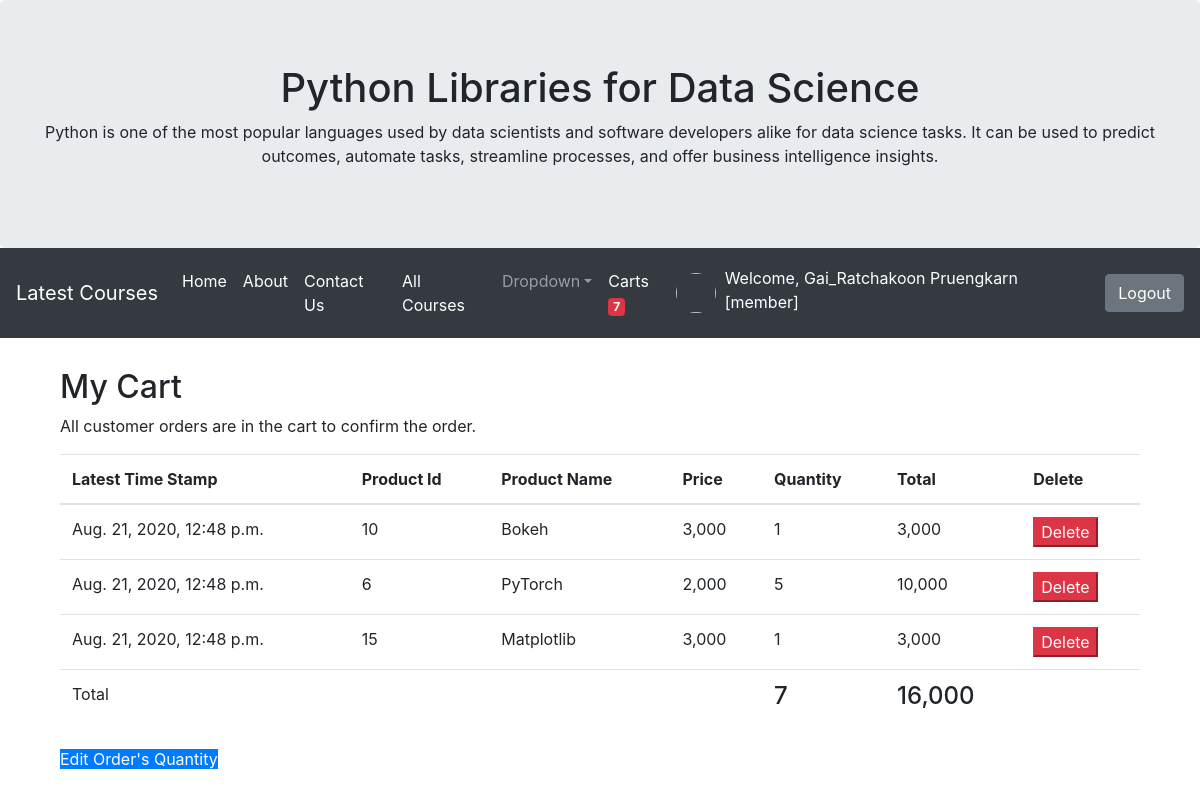
Screenshot of /mycart/ (signed in) with the database file from the repository.
### myapp/models.py (models this page shows, shortened)
class Profile(models.Model):
	user = models.OneToOneField(User,on_delete = models.CASCADE)
	photo = models.ImageField(upload_to="photoprofile", null=True, blank=True,default='default.png')
	usertype = models.CharField(max_length=100,default='member')
	cartquan = models.IntegerField(default=0)

class Cart(models.Model):
	user = models.ForeignKey(User,on_delete=models.CASCADE)
	productid = models.CharField(max_length=100)
	productname = models.CharField(max_length=100)
	price = models.IntegerField()
	quantity = models.IntegerField()
	total = models.IntegerField()
	stamp = models.DateTimeField(auto_now_add=True, blank=True, null=True)

### myapp/views.py (the view, shortened to what this page needs)
# urls.py: path('mycart/', MyCart, name = 'mycart-page'),
def MyCart(request):
	username = request.user.username
	user = User.objects.get(username=username)
	context = {}
	mycart = Cart.objects.filter(user = user)
	count = sum([c.quantity for c in mycart]) #รวมจำนวนสินค้า
	total = sum([c.total for c in mycart]) #รวมราคา
	context['mycart'] = mycart #โยนข้อมูลที่เราถึงมาจากบรรทัดข้างบนเพื่อแนบไปกับ context
	context['count'] = count
	context['total'] = total
	return render(request,'myapp/mycart.html',context)

### myapp/template/myapp/mycart.html (shortened to what this page needs)
{% extends 'myapp/base.html' %}
{% load humanize %}
{% block content %}
	<div class="container">
	  <h2>My Cart</h2>
	  <p>All customer orders are in the cart to confirm the order.</p>
	  <table class="table">
		<thead>
		  <tr>
		  	<th>Latest Time Stamp</th>
			<th>Product Id</th>
			<th>Product Name</th>
			<th>Price</th>
			<th>Quantity</th>
			<th>Total</th>
			<th>Delete</th>
		  </tr>
		</thead>
		<tbody>
		{% for pd in mycart %}
		  <tr>
			<td>{{pd.stamp}}</td>
			<td>{{pd.productid}}</td>
			<td>{{pd.productname}}</td>
			<td>{{pd.price|intcomma}}</td>
			<td>{{pd.quantity}}</td>
			<td>{{pd.total|intcomma}}</td>
			<form method="POST" id="form{{pd.productid}}" onsubmit="return confirm('Confirm Delete!!')">
				<td><button type="submit" form="form{{pd.productid}}" class="bth btn-danger">Delete</button></td>
			</form>
		  </tr>
		 {% endfor %}
		 <tr>
		 	<td>Total</td>
			<td></td>
			<td></td>
			<td></td>
			<td><h4>{{count}}</h4></td>
			<td><h4>{{total|intcomma}}</h4></td>
			<td></td>
		 </tr>
		</tbody>
	  </table>
	  <a href="{% url 'mycartedit-page' %}" class="bth btn-primary">Edit Order's Quantity</a>
	</div>
{% endblock content %}

### myapp/template/myapp/base.html (shortened to what this page needs)
<!DOCTYPE html>
<html lang="en">
<head>
	<link rel="stylesheet" href="https://maxcdn.bootstrapcdn.com/bootstrap/4.5.0/css/bootstrap.min.css">
</head>
<body>
<div class="jumbotron text-center" style="margin-bottom: 0" >
	<h1>Python Libraries for Data Science</h1>
	<p>Python is one of the most popular languages used by data scientists and software developers alike for data science tasks. It can be used to predict outcomes, automate tasks, streamline processes, and offer business intelligence insights.</p>
</div>
<nav class="navbar navbar-expand-sm bg-dark navbar-dark">
	<a class="navbar-brand" href="{% url 'lastest-page' %}">Latest Courses</a>
	<div class="collapse navbar-collapse" id="navbarsExampleDefault">
		<ul class="navbar-nav mr-auto">
			<li class="nav-item active">
				<a class="nav-link" href="{% url 'home-page' %}">Home <span class="sr-only">(current)</span></a>
			</li>
			{% if user.profile.usertype != 'admin' %}
			<li class="nav-item active">
				<a class="nav-link" href="{% url 'about-page' %}">About <span class="sr-only">(current)</span></a>
			</li>
			<li class="nav-item active">
				<a class="nav-link" href="{% url 'contact-page' %}">Contact Us <span class="sr-only">(current)</span></a>
			</li>
			{% endif %}
			<li class="nav-item active">
				<a class="nav-link" href="{% url 'allproducts-page' %}">All Courses <span class="sr-only">(current)</span></a>
			</li>
			<li class="nav-item dropdown">
				<a class="nav-link dropdown-toggle" href="#" id="dropdown01" data-toggle="dropdown" aria-haspopup="true" aria-expanded="false">Dropdown</a>
			</li>
			{% if user.is_authenticated and user.profile.usertype == 'member' %}
			<li class="nav-item active">
				<a class="nav-link" href="{% url 'mycart-page' %}">Carts <span class="badge badge-danger">{{user.profile.cartquan}}</span></span> <span class="sr-only">(current)</span></a>
			</li>
			{% endif %}
		</ul>
		{% if user.is_authenticated %}
			<img scr="{{user.profile.photo.url}}" style="width: 40px; height: 40px;" class="rounded-circle">&nbsp;&nbsp;
			<p style="color: white;margin-top: 10px;">Welcome,&nbsp;{{user.first_name}}&nbsp;{{user.last_name}}&nbsp; [{{user.profile.usertype}}]&nbsp;&nbsp;</p>
			<a class="btn btn-secondary" href="{% url 'logout' %}">Logout</a>
		{% else %}
			<a class="btn btn-primary" href="{% url 'register-page' %}">Register</a>&nbsp;&nbsp;&nbsp;
		<a class="btn btn-primary" href="{% url 'login' %}">Login</a>
		{% endif %}
	</div>
</nav>
<div class="container" style="margin-top: 30px">
	{% block content %}
	{% endblock content %}
</div>
</body>
</html>

### rows the page displays
Cart: stamp "Aug. 21, 2020, 12:48 p.m.", productid "10", productname "Bokeh", price "3,000", quantity "1", total "3,000"
Cart: stamp "Aug. 21, 2020, 12:48 p.m.", productid "6", productname "PyTorch", price "2,000", quantity "5", total "10,000"
Cart: stamp "Aug. 21, 2020, 12:48 p.m.", productid "15", productname "Matplotlib", price "3,000", quantity "1", total "3,000"

### other values shown
{{ user.profile.cartquan }} "7"
{{ user.first_name }} "Gai_Ratchakoon"
{{ user.last_name }} "Pruengkarn"
{{ user.profile.usertype }} "member"
{{ count }} "7"
{{ total|intcomma }} "16,000"
